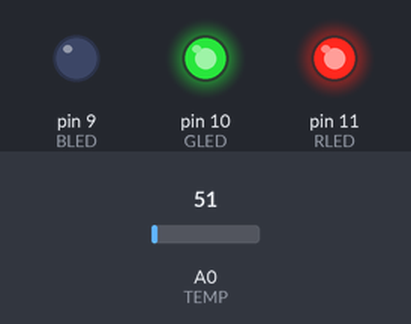
Simulated run of this sketch. Board: Arduino Uno, built with avr-gcc and run on an emulated ATmega328P. Parts: output pins drawn as LEDs (lit = HIGH). The test bench sets the inputs (shaded band); at power-on: A0 (TEMP) = 51.

Above: at 1.2 s.
1.3 s: A0 (TEMP) set to 129
2.8 s: A0 (TEMP) set to 151
At 3.4 s:
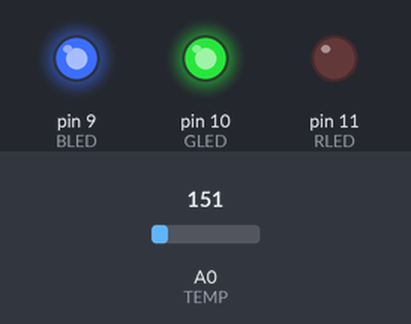
4.3 s: A0 (TEMP) set to 112
At 4.6 s:
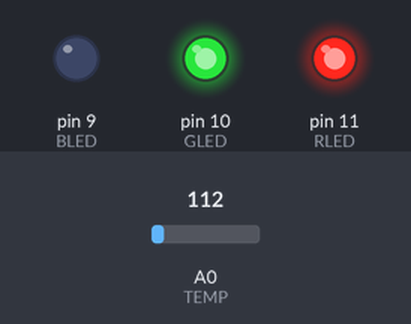
5.8 s: A0 (TEMP) set to 163
At 6.9 s:
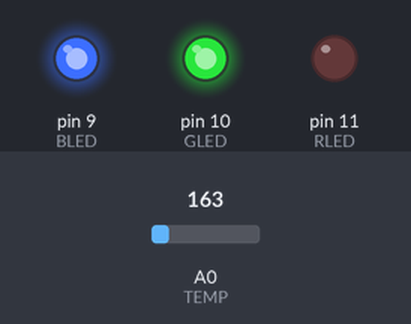
Timing chart, 0 to 8.3 s (numbered marks = the images above; inputs shaded):
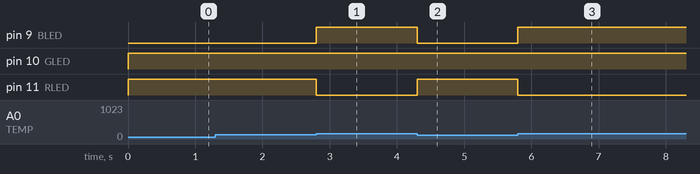

The sketch:

aduino3-2.ino
```cpp
const int BLED = 9;
const int GLED = 10;
const int RLED = 11;
const int TEMP = 0;

const int LOWER_BOUND = 139;
const int UPPER_BOUND = 147;

int val = 0;

void setup() {
  // put your setup code here, to run once:
  pinMode(BLED, OUTPUT);
  pinMode(GLED, OUTPUT);
  pinMode(RLED, OUTPUT);
}

void loop() {
  // put your main code here, to run repeatedly:
  val = analogRead(TEMP);
  if (val < LOWER_BOUND){
    digitalWrite(RLED, HIGH);
    digitalWrite(GLED, HIGH);
    digitalWrite(BLED, LOW);
  }else if(val > UPPER_BOUND){
    digitalWrite(RLED, LOW);
    digitalWrite(GLED, HIGH);
    digitalWrite(BLED, HIGH);
  }else{
    digitalWrite(RLED, LOW);
    digitalWrite(GLED, HIGH);
    digitalWrite(BLED, HIGH);
  }
}
```

Measured:
- the behaviour switches between 138 and 139 on A0 (TEMP) (found by bisection; images 0 and 1)
- after the input at 1.3 s, every drawn part: stays the same
- after the input at 2.8 s, pin 9 (BLED): LOW → HIGH at once; pin 11 (RLED): HIGH → LOW at once
- after the input at 4.3 s, pin 9 (BLED): HIGH → LOW at once; pin 11 (RLED): LOW → HIGH at once
- after the input at 5.8 s, pin 9 (BLED): LOW → HIGH at once; pin 11 (RLED): HIGH → LOW at once
